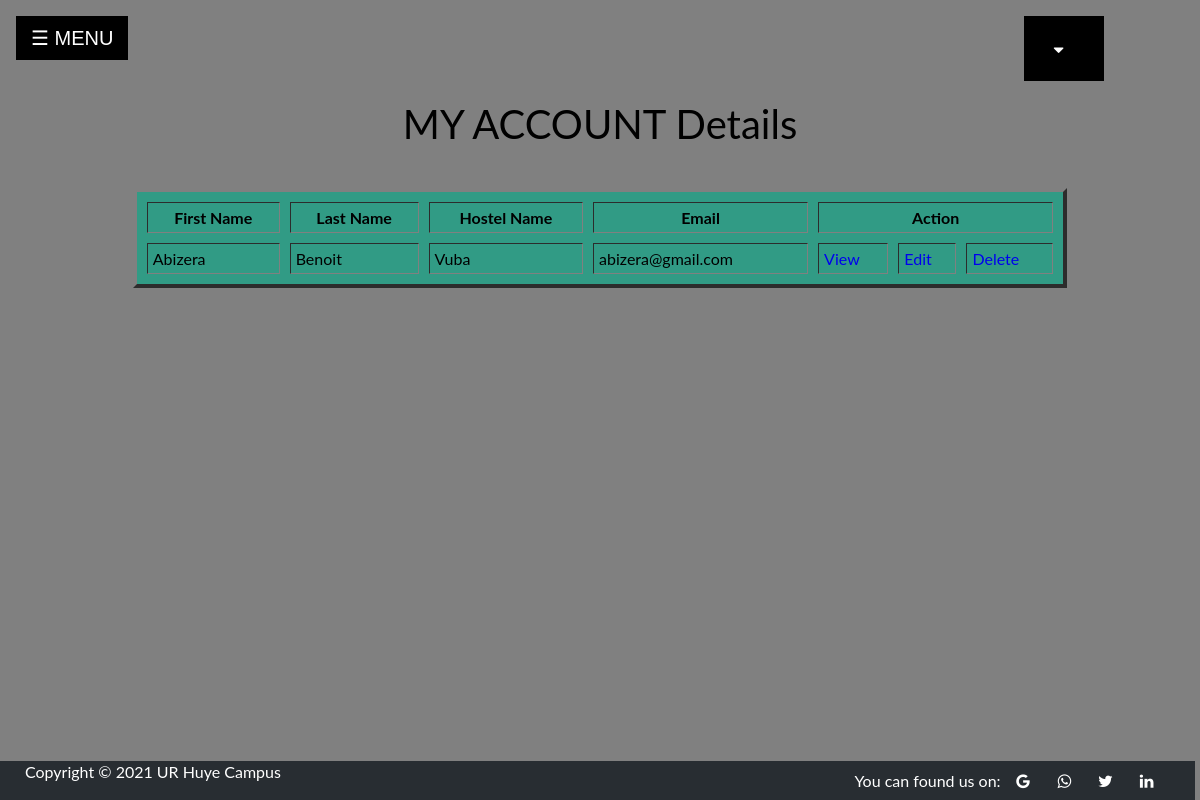
The app's page /retrieve.php?id=38 (signed in) with its own data.
### tables this page shows
CREATE TABLE `accounts` (
  `id` int(255) NOT NULL,
  `firstname` varchar(255) NOT NULL,
  `lastname` varchar(255) NOT NULL,
  `hostel_name` varchar(30) NOT NULL,
  `email` varchar(50) NOT NULL,
  `password` varchar(60) NOT NULL,
  `date` timestamp NOT NULL DEFAULT current_timestamp() ON UPDATE current_timestamp()
);

### retrieve.php (the view, shortened to what this page needs)
<!DOCTYPE html>
	<html>
	<head>
	 	</head>
	<body>
<?php
include('sidenav.php');
include('account_logout.php');
?>
<?php
include('connect.php');
$sql = "SELECT* FROM accounts WHERE id='".$_GET['id']."';";
$result = mysqli_query($conn,$sql);
if(!$result) {
	 echo "Something is wrong".mysqli_error($conn);}
	 else{?><center style="font-size: 2.5em;">
	 <p>MY ACCOUNT  Details </p>
</center><center>
<table border="4"cellpadding="5" cellspacing="10" style="width: 80%;">
			   <tr>
				  <th>First Name</th>
				  <th>Last Name</th>
				  <th>Hostel Name</th>
				  <th>Email</th>
				  <th colspan="3">Action</th>
			   </tr>
			<?php
    while($row = mysqli_fetch_array($result)) {?>
<tr>
   <td><?php echo $row["firstname"]; ?></td>
   <td><?php echo $row["lastname"]; ?></td>
   <td><?php echo $row["hostel_name"]; ?></td>
   <td><?php echo $row["email"]; ?></td>
  <td><a href="addetails.php?id=<?php echo $row['id']; ?>">View</a></td>
					<td><a href="adUpdate.php?id=<?php echo $row['id']; ?>">Edit</a></td>
					<td><a href="adDelete.php?id=<?php echo $row['id']; ?>">Delete</a></td>
				</tr>
				<?php
			}
			echo "</table> 	</center>";
	   }
?>
<?php
include('footer.php');
?>
</body>
	</html>

### retrieve.php (style rules this page uses)
table { background-color:rgb(49, 155, 133); }
body { background-color: gray; }
table a { text-decoration: none; }

### account_logout.php (style rules this page uses)
body { margin:0;font-family:Arial }

### footer.php (style rules this page uses)
body { font-family: "Lato", sans-serif; }

### records on screen
accounts: firstname "Abizera", lastname "Benoit", hostel_name "Vuba", email "abizera@gmail.com"
